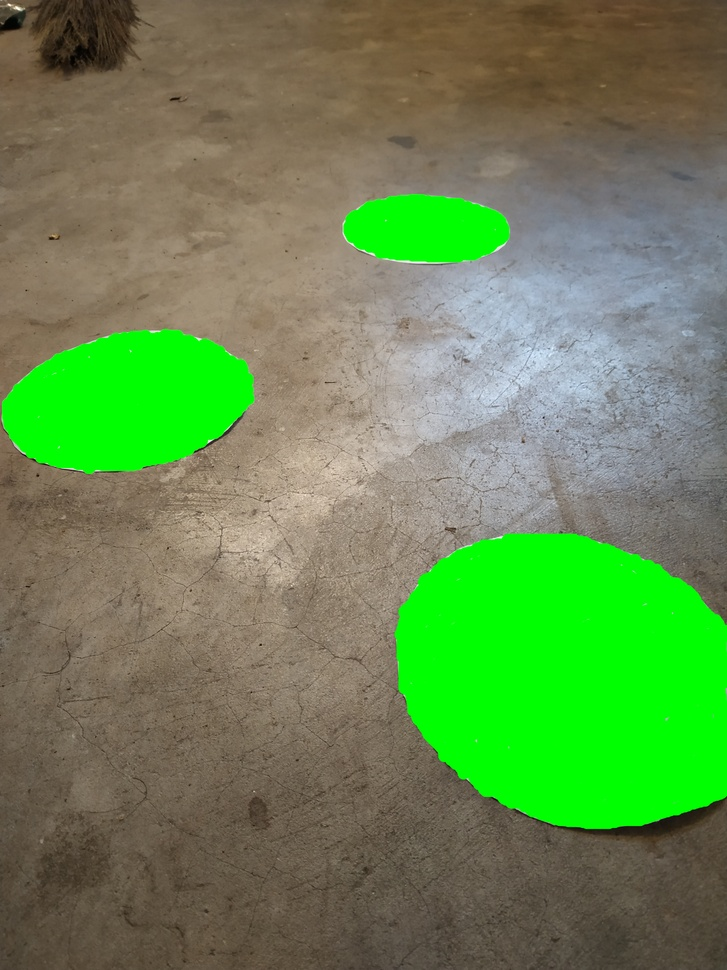
//> input picture img1.jpg, 727 x 970 px, shrunk from 3000 x 4000 before the run, given in place of the camera
$ ./test   (built with g++ and OpenCV 4)
//> lines starting //> are read from the running program, lines starting //| are printed output that depends on the picture; after the words box and inside, x2 and y2 are one past the last pixel; in counts of white or black regions, pixels touching at a corner belong together
// [29 lines of commented-out code are left out]
#include <chrono>
using namespace std::chrono;

#include "opencv2/highgui/highgui.hpp"
#include "opencv2/core/core.hpp"
#include "opencv2/imgproc/imgproc.hpp"
#include<iostream>
#include<vector>
using namespace std;
using namespace cv;


#include <unistd.h>
#include <sys/ioctl.h>
#include <fcntl.h>
#include <termios.h>

int fd;
void settings(const char *abc)
{
  	fd = open(abc,O_RDWR | O_NOCTTY); /* ttyUSB0 is the FT232 based USB2SERIAL Converter   */
  	usleep(3500000);
                                	/* O_RDWR Read/Write access to serial port       	*/
                                	/* O_NOCTTY - No terminal will control the process   */
                                	/* O_NDELAY -Non Blocking Mode,Does not care about-  */
                                	/* -the status of DCD line,Open() returns immediatly */

        	if(fd == -1)                    	/* Error Checking */
               	printf("\n  Error! in Opening ttyUSB0  ");
        	else
               	printf("\n  ttyUSB0 Opened Successfully ");
   	struct termios toptions;     	/* get current serial port settings */
   	tcgetattr(fd, &toptions);    	/* set 9600 baud both ways */
   	cfsetispeed(&toptions, B9600);
   	cfsetospeed(&toptions, B9600);   /* 8 bits, no parity, no stop bits */
   	toptions.c_cflag &= ~PARENB;
   	toptions.c_cflag &= ~CSTOPB;
   	toptions.c_cflag &= ~CSIZE;
   	toptions.c_cflag |= CS8;     	/* Canonical mode */
   	toptions.c_lflag |= ICANON;   	/* commit the serial port settings */
   	tcsetattr(fd, TCSANOW, &toptions);
}
void sendCommand(const char *abc)
{
   write(fd, abc, 1);
}


bool isValid(int x, int y) {
	if(x>=0 && x < 480 && y >= 0 && y < 640)
		return true;
	else
		return false;
}


struct pnt {
	int x, y;
};


// [58 lines left out: function poly_coor, not called in this run]


int main(int , char **)
{
	char Command;


	settings("/dev/ttyUSB0");

	VideoCapture cap(2);
	if(!cap.isOpened())
		return -1;


	int i,j,hmin=50,smin=60,vmin=60,hmax=95,smax=255,vmax=200;
	// [13 lines of commented-out code are left out]

	auto start = high_resolution_clock::now();


	while(1)
	{


		Mat img;
		for (int i=0;i<10;i++)
		{
			cap >> img;
//> img is the input picture: 970 rows x 727 cols, CV_8UC3; mean B, G, R 82.6, 136.5, 103.9
		}
		namedWindow("4", WINDOW_NORMAL);
		imshow("4", img );
		cout<<"img rows = "<<img.rows<<" img.cols = "<<img.cols<<endl;
//| img rows = 970 img.cols = 727
		//img = imread(argv[1],1);
		Mat a = img.clone();

		int bmax = 10, gmax = 10, rmax = 10;

		cvtColor(a,a,CV_BGR2HSV);
//> a: 970 rows x 727 cols, CV_8UC3; mean H, S, V 35.5, 97.2, 147.6

		// [20 lines of commented-out code are left out]

		Mat imgPoly = img.clone();


		inRange(imgPoly, Scalar(0, 0, 15), Scalar(90, 160, 150), imgPoly);
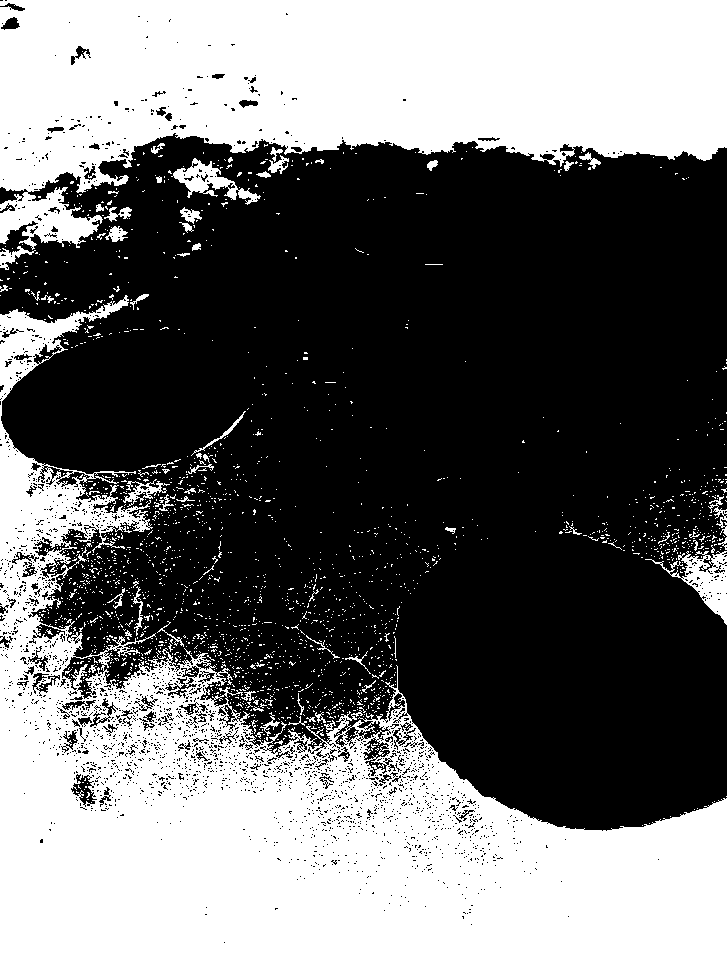
//> imgPoly: 970 rows x 727 cols, CV_8UC1; 42.7% white; 2074 white regions (2007 under 20 px), largest, box (x1, y1, x2, y2) and area: (0, 295, 727, 970) 173678, (0, 0, 727, 250) 114500, (645, 551, 727, 625) 1930


		// [7 lines of commented-out code are left out]


		for(int i=0; i < 1; i++) {                                           //  Thresholding first time
			GaussianBlur(imgPoly, imgPoly, Size( 5, 5 ), 3, 3 );
			threshold(imgPoly, imgPoly, 50, 255, THRESH_BINARY);
		}


		// [10 lines of commented-out code are left out]


		Mat imgThresholded ;

		inRange(a, Scalar(hmin, smin, vmin), Scalar(hmax, smax, vmax), imgThresholded);      // detects green colour
//> imgThresholded: 970 rows x 727 cols, CV_8UC1; 0.22% white in thin lines or dots, all inside (x1, y1, x2, y2) = (2, 193, 727, 830)

		for(int i=0; i<1; i++) {
  			erode(imgThresholded, imgThresholded, getStructuringElement(MORPH_ELLIPSE, Size(5, 5)));
  			erode(imgPoly, imgPoly, getStructuringElement(MORPH_RECT, Size(3, 3)));
		}
  		for(int i=0; i<1; i++) {
  			dilate(imgThresholded, imgThresholded, getStructuringElement(MORPH_ELLIPSE, Size(5, 5)));
  			dilate(imgPoly, imgPoly, getStructuringElement(MORPH_RECT, Size(3, 3)));
  		}


  		// Applying Gaussian Blur and Thresholding to image
  		for(int i = 0 ;i < 1; i++) {
  			erode(imgPoly, imgPoly, getStructuringElement(MORPH_ELLIPSE, Size(5, 5)));
  			GaussianBlur( imgPoly, imgPoly, Size( 5, 5 ), 3, 3 );
			threshold(imgPoly, imgPoly, 230, 255, THRESH_BINARY);
  		}
//> this loop made 1 pass
//> pass 1, `threshold(imgPoly, imgPoly, 230, 255, THRESH_BINARY);`:
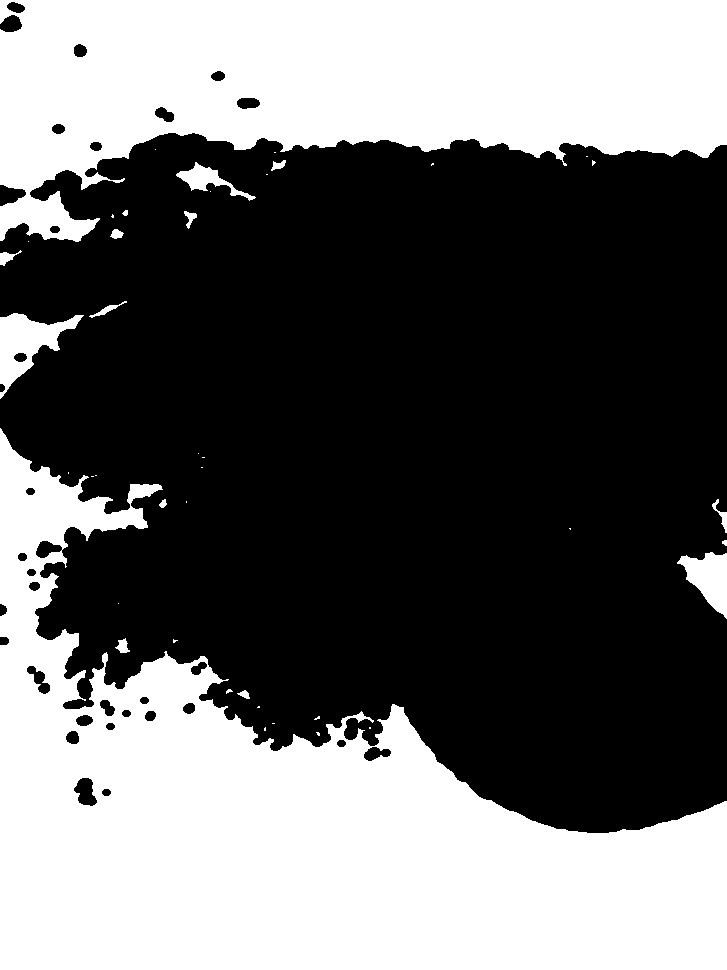
//> imgPoly: 970 rows x 727 cols, CV_8UC1; 41.6% white; 42 white regions (26 under 20 px), largest, box (x1, y1, x2, y2) and area: (0, 428, 727, 970) 174565, (0, 0, 727, 242) 111790, (0, 313, 84, 399) 2897


  		// Turning boundary pixels to black

  		for(int i=0; i<img.cols; i++) {
  			for(int k = 0; k < 5; k++) {
  			imgThresholded.at<uchar>(k, i) = 0;
  			}
  		}
  		for(int i=0; i<img.cols; i++) {
  			for(int k = 1; k < 5 ;k++){
  				imgThresholded.at<uchar>(img.rows-k, i) = 0;
  			}
  		}
  		for(int i=0; i<img.rows; i++) {
  			for(int k = 0 ;k <5; k++ ){
  				imgThresholded.at<uchar>(i, k) = 0;
  			}
		}
  		for(int i=0; i<img.rows; i++) {
  			for(int k = 1; k < 5 ;k++) {
  				imgThresholded.at<uchar>(i, img.cols-k) = 0;
  			}
  		}
  		for(int i = 0 ;i < 1; i++) {
  			erode(imgThresholded, imgThresholded, getStructuringElement(MORPH_ELLIPSE, Size(5, 5)));
  			GaussianBlur( imgThresholded, imgThresholded, Size( 5, 5 ), 3, 3 );
			threshold(imgThresholded, imgThresholded, 230, 255, THRESH_BINARY);
  		}

		Mat d = imgThresholded.clone();


		//Applying canny filter
		Canny(imgThresholded, imgThresholded,50,100,3);
		Canny(imgPoly, imgPoly, 50,100,3);
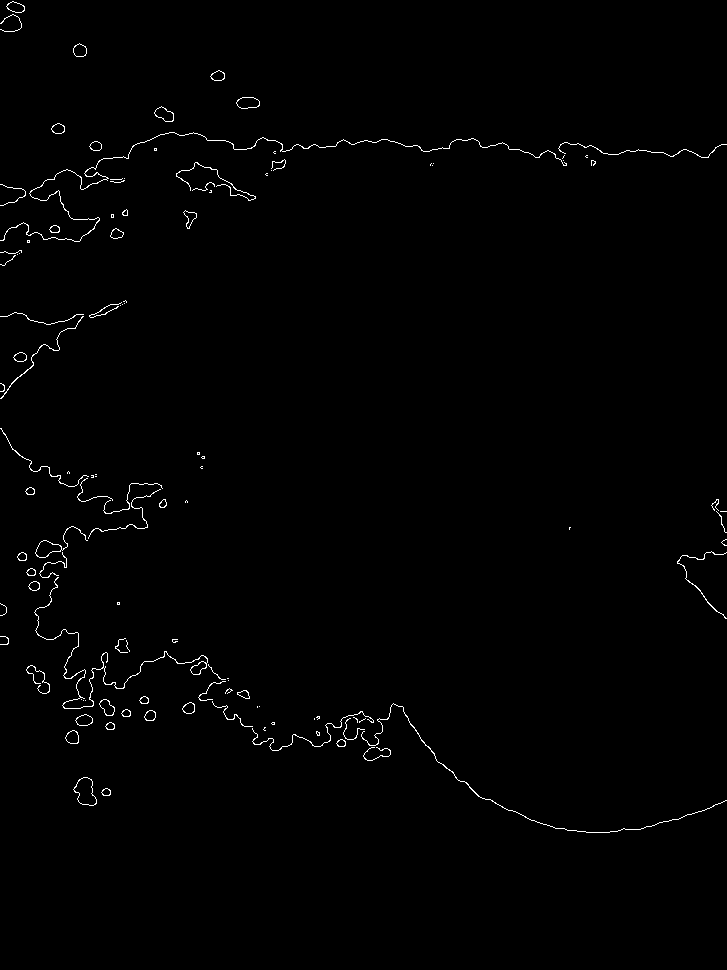
//> imgPoly: 970 rows x 727 cols, CV_8UC1; 0.83% white in thin lines or dots, all inside (x1, y1, x2, y2) = (0, 1, 727, 833)


		// Finding contour for Green Circles

		vector <vector<Point>> contours;
		vector < Vec4i > hierarchy;
		findContours(d, contours,hierarchy, CV_RETR_EXTERNAL, CV_CHAIN_APPROX_SIMPLE, Point(0,0));
//> contours = 0 contours


		// Finding contour for Triangle or Rectangle
		vector <vector<Point>> contoursPoly;
		vector < Vec4i > hierarchyPoly;
		findContours(imgPoly, contoursPoly, hierarchyPoly, CV_RETR_EXTERNAL, CV_CHAIN_APPROX_SIMPLE, Point(0,0));
//> contoursPoly = 115 contours, 78 with area under 20; largest, box (x1, y1, x2, y2) and area: (73, 777, 97, 806) 420, (35, 526, 88, 558) 278, (236, 97, 260, 109) 206, (34, 577, 208, 709) 188, (154, 106, 174, 122) 180


		// Finding centre of triangle or rectangle


		float areaPoly = img.rows*img.cols/2000;

		int x_poly = 0, y_poly = 0, i_poly;
		// Removing polygons having area less than minimum area
		for(auto j=contoursPoly.end()-1; j!=contoursPoly.begin()-1; j--) {

			if( contourArea(*j) < areaPoly) {

				contoursPoly.erase(j);
			}
		}
//> this loop made 115 passes
//> after the loop, contoursPoly = 1 contour; box (x1, y1, x2, y2) and area: (73, 777, 97, 806) 420
		// cout<<"contoursPoly.size() = "<<contoursPoly.size()<<endl;
		// cout<<"contourArea(contoursPoly[0]) = "<<contourArea(contoursPoly[0])<<endl;

		vector<Moments> muPoly(contoursPoly.size());
//> muPoly = 1 item

		for(int i=0; i< contoursPoly.size(); i++) {
			muPoly[i] = moments(contoursPoly[i]);
			if( contourArea(contoursPoly[i]) > areaPoly ) {
				Point2f p(muPoly[i].m01 / muPoly[i].m00, muPoly[i].m10 / muPoly[i].m00 );
				x_poly = p.x;
				y_poly = p.y;
				i_poly = i;
				areaPoly = contourArea(contoursPoly[i]);
			}


		}
//> this loop made 1 pass
//> (p, x_poly, y_poly, areaPoly) on pass 1: (Point(791.5, 85.07), 791, 85, 419.5)
//> after the loop, x_poly = 791; y_poly = 85; i_poly = 0; areaPoly = 419.5


		// [14 lines of commented-out code are left out]
		int flagPoly = 0;
		if(contoursPoly.size() > 0) {
			vector<Point> approx;
			approxPolyDP(Mat(contoursPoly[i_poly]), approx, arcLength(Mat(contoursPoly[i_poly]), true) * 0.01, true);
//> approx = contour of 14 points, box (x1, y1, x2, y2) (73, 777, 97, 806), area 418

			if((approx.size() == 3 || approx.size() == 4 ))
				flagPoly = 1;

		}
		// [7 lines of commented-out code are left out]

		int vert_centre_strip = img.cols/5;

  		if(contours.size() > 0) {


			// Mat f(d.rows, d.cols, CV_8UC3, Scalar(0,0,0));
			// drawContours(f, contours, -1, Scalar(232,112,114), 2, 8 );


			float Area = 100;
			//cout<<"Area = "<<Area<<endl;

			//cout<<"X_coor = "<<X_coor<<" Y_coor = "<<Y_coor<<endl;

			// Removing element having area less than Area;
			for(auto i=contours.end()-1; i!= contours.begin()-1; i--) {
				//cout<<"contourArea(*i) = "<<contourArea(*i)<<endl;
				if(contourArea(*i) < Area) {
					contours.erase(i);
				}
			}


			drawContours(imgPoly, contoursPoly, -1, Scalar(255), 2, 8 );


		}


		vector<Moments> mu(contours.size());
//> mu = 0 items

		for(int i=0; i< contours.size(); i++) {

				mu[i] = moments(contours[i]);
				// Y_coor = (int)mu[i].m10 / mu[i].m00;
				// X_coor = (int)mu[i].m01 / mu[i].m00;
				// Area = contourArea(contours[i]);

		}
//> this loop made 0 passes


		drawContours(imgThresholded, contoursPoly, -1, Scalar(255), 2, 8 );
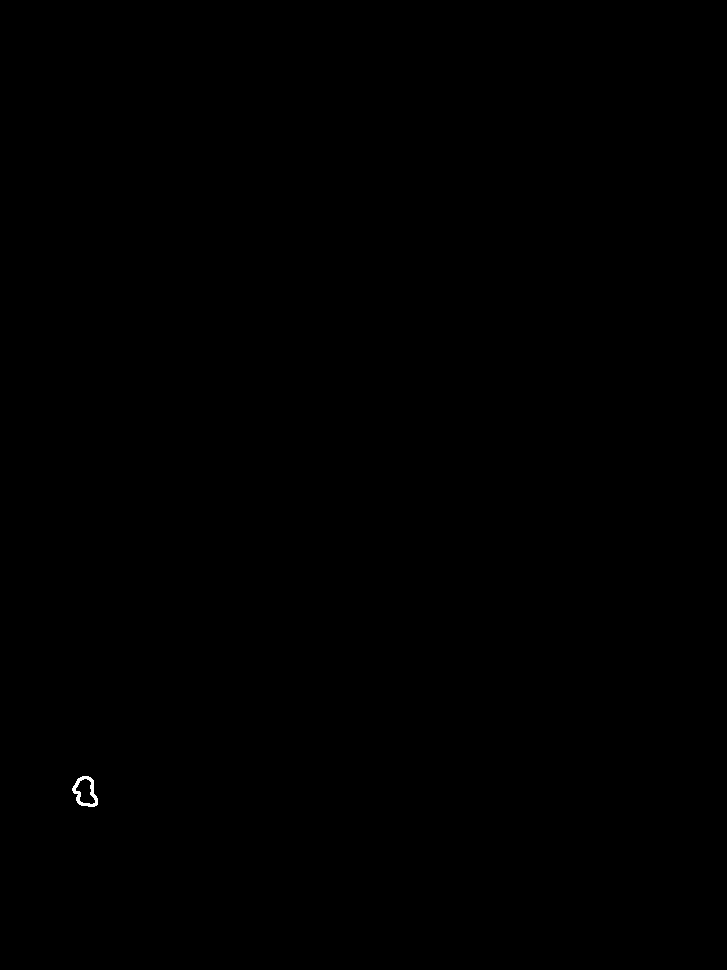
//> imgThresholded: 970 rows x 727 cols, CV_8UC1; 0.04% white; 1 white region, box (x1, y1, x2, y2) and area: (72, 776, 98, 807) 296


		int X_coor, Y_coor;

		X_coor = 0; Y_coor = 0;
		int x_temp = 0, y_temp = 0;
		//cout<<"contours.size() = "<<contours.size()<<endl;
		for(int i=0; i< contours.size(); i++) {
			Point2f p(mu[i].m01 / mu[i].m00, mu[i].m10 / mu[i].m00 );
			x_temp = p.x;
			y_temp = p.y;
			//cout<<"x_temp = "<<x_temp<<" y_temp = "<<y_temp<<endl;
			if(x_temp < 3*(float)img.rows/10 )
				continue;
			if(x_temp > X_coor) {
				X_coor = x_temp;
				Y_coor = y_temp;
			}
		}
//> after the loop, X_coor = 0; Y_coor = 0
		for(int u = -3; u<4; u++) {
			for(int v = -3; v<4; v++) {
				if(isValid(X_coor + v, Y_coor + u)) {
					//imgPoly.at<uchar>(X_coor + v,Y_coor + u) = 255;
					imgThresholded.at<uchar>(X_coor + v,Y_coor + u) = 255;
				}
			}
		}
//> imgThresholded: 970 rows x 727 cols, CV_8UC1; 0.04% white; 2 white regions (1 under 20 px), largest, box (x1, y1, x2, y2) and area: (72, 776, 98, 807) 296
		if(contoursPoly.size() > 0) {
			for(int u = -3; u<4; u++) {
				for(int v = -3; v<4; v++) {
					if(isValid(x_poly + v, y_poly + u)) {
						//imgPoly.at<uchar>(X_coor + v,Y_coor + u) = 255;
						imgPoly.at<uchar>(x_poly + v,y_poly + u) = 255;
					}
				}
			}
		}


		for(int i = 0; i<img.rows; i++) {
			imgPoly.at<uchar>(i, img.cols/2 - vert_centre_strip) = 255;
			imgPoly.at<uchar>(i, img.cols/2 + vert_centre_strip) = 255;

			imgThresholded.at<uchar>(i, img.cols/2 - vert_centre_strip) = 255;
			imgThresholded.at<uchar>(i, img.cols/2 + vert_centre_strip) = 255;
		}
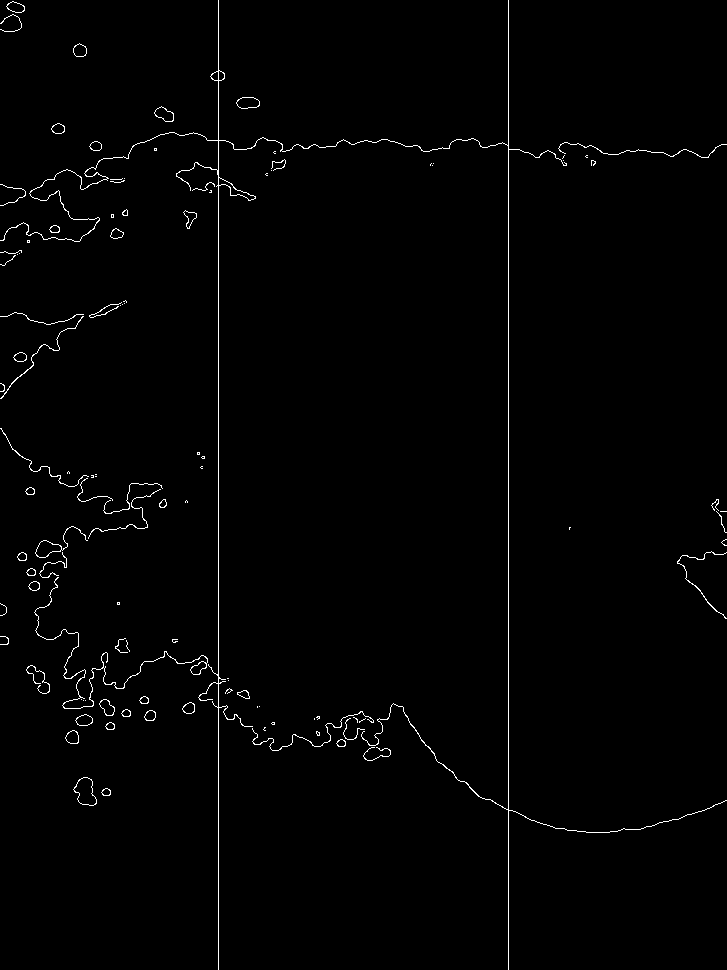
//> imgPoly: 970 rows x 727 cols, CV_8UC1; 1.1% white in thin lines or dots
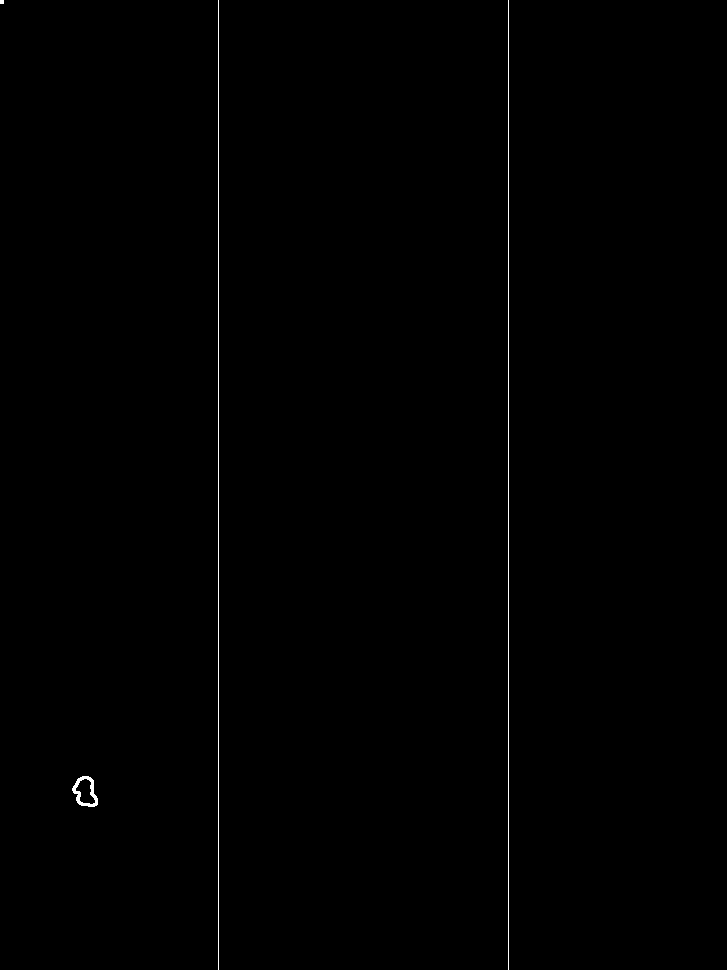
//> imgThresholded: 970 rows x 727 cols, CV_8UC1; 0.32% white in thin lines or dots, all inside (x1, y1, x2, y2) = (0, 0, 509, 970)


		namedWindow("1",WINDOW_NORMAL);
		imshow("1", imgThresholded);
		namedWindow("2",WINDOW_NORMAL);
		imshow("2", imgPoly);
		waitKey(1);

		// [9 lines of commented-out code are left out]


		if(contours.size() == 0) {
			//cout<<"main chala"<<endl;
			cout<<"Stop"<<endl;
			Command = '0';
			sendCommand(&Command);

		}
		else if(contoursPoly.size() > 0 && flagPoly)   {
			cout<<"Going in else if"<<endl;
			if(x_poly > X_coor && x_poly < 7*(img.rows/10))  {

				if( y_poly > img.cols/2 + vert_centre_strip )  {
					// turn right;
					cout<<"D"<<endl;
					Command = '3';
					sendCommand(&Command);
					// usleep(100000);

				}
				else if( y_poly < img.cols/2 - vert_centre_strip) {
					// turn left;
					cout<<"A"<<endl;
					Command = '2';
					sendCommand(&Command);
					// usleep(100000);

				}
				else {
					// check triangle or rectangle
					vector<Point> approx;

					approxPolyDP(Mat(contoursPoly[i_poly]), approx, arcLength(Mat(contoursPoly[i_poly]), true) * 0.01, true);
					if(approx.size() == 3) {
						Command = '6';
						sendCommand(&Command);
						usleep(500000);
						Command = '7';
						sendCommand(&Command);
						cout<<"Triangle Found"<<endl;
						while(1) {

							cout<<"W"<<endl;
							cout<<"A"<<endl;
							Command = '1';
							sendCommand(&Command);
							usleep(300000);
							Command = '2';
							sendCommand(&Command);
							usleep(100000);
						    Command = '0';
						    sendCommand(&Command);
							// [7 lines of commented-out code are left out]

							break;


						}
					}
					else if(approx.size() == 4) {
						// -- LED ON
						for(int i=0; i< 2; i++){
							Command = '6';
							sendCommand(&Command);
							usleep(500000);
							Command = '7';
							sendCommand(&Command);
							usleep(300000);
						}
						cout<<"Rectangle Found"<<endl;
						while(1) {
							// turn right
							// move forward
							cout<<"W"<<endl;
							cout<<"D"<<endl;
							Command = '1';
							sendCommand(&Command);
							usleep(300000);
							Command = '3';
							sendCommand(&Command);
							usleep(100000);
						    Command = '0';
						    sendCommand(&Command);

							break;

						}
					}

					// if triangle turn left and simultneously move forward till x_poly > 8.5*(img.rows/10)

					// else turn right and simultaneously move forward
				}
			}
		}
		else {
			cout << "Going in else" << endl;

			if( Y_coor > img.cols/2 + vert_centre_strip )  {
				// turn right;
				cout<<"D"<<endl;
				Command = '3';
				usleep(300000);


			}
			else if( Y_coor < img.cols/2 - vert_centre_strip){
				// turn left;
				cout<<"A"<<endl;
				Command = '2';
				sendCommand(&Command);
				usleep(300000);

			}
			else {
				// move forward;
				cout<<"W"<<endl;
				Command = '1';
				sendCommand(&Command);
				usleep(900000);
				Command = '1';
				sendCommand(&Command);


			}
		}


	}


	auto stop = high_resolution_clock::now();
	auto duration = duration_cast<microseconds>(stop - start);

	cout << "Duration => " << (float)duration.count() / 1000000/30	 << endl;
}
